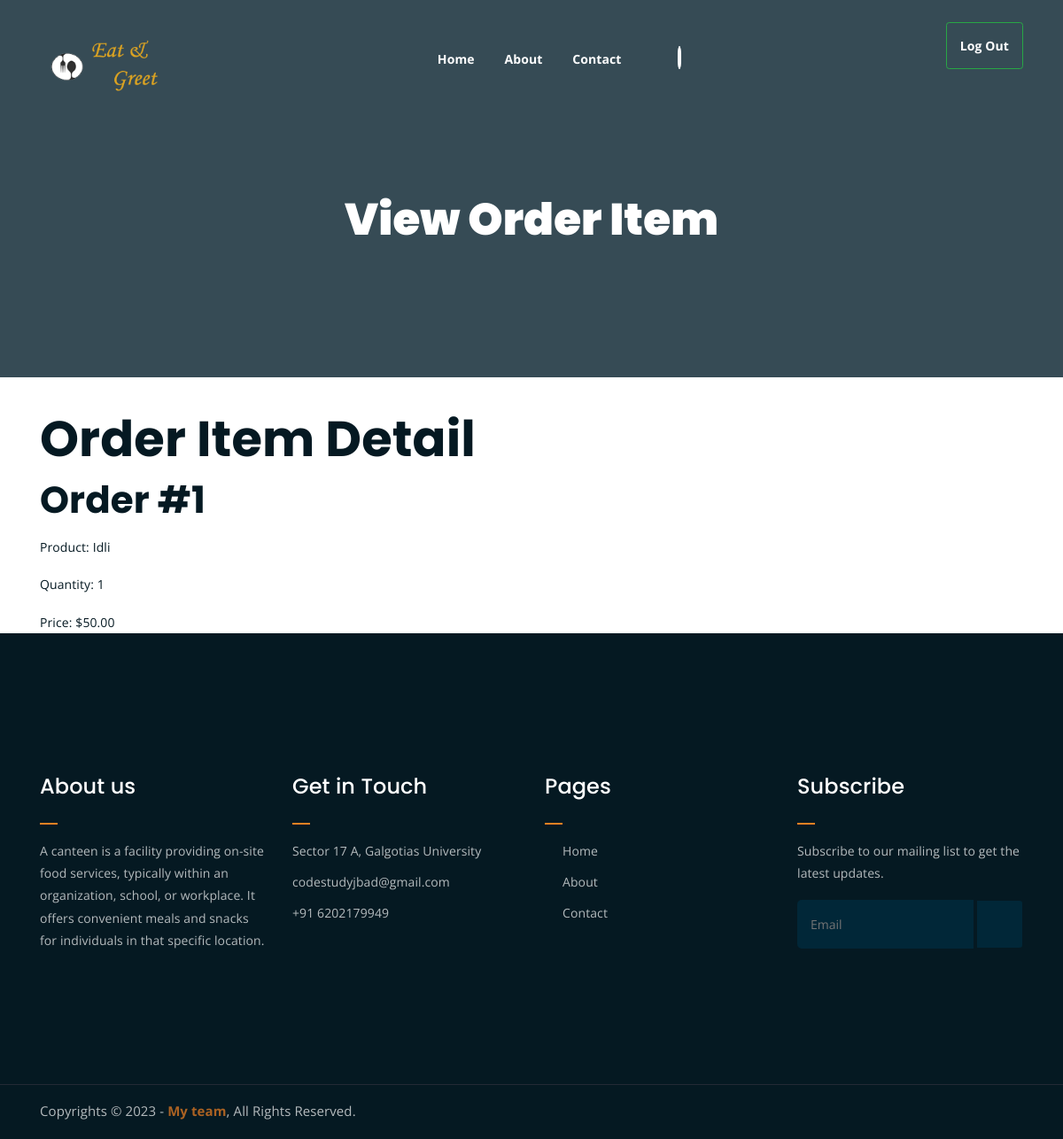
The app's page /view_order_list/1 (signed in) with its own data.
### BackEnd/models.py (models this page shows, shortened)
class OrderItem(models.Model):
    order = models.ForeignKey('Order', on_delete=models.CASCADE)
    product = models.ForeignKey(Product, on_delete=models.CASCADE)
    quantity = models.IntegerField()
    price = models.DecimalField(max_digits=10, decimal_places=2)

class Order(models.Model):
    PENDING = 'Pending'
    PROCESSING = 'Processing'
    SHIPPED = 'Shipped'
    DELIVERED = 'Delivered'
    CANCELED = 'Canceled'
    STATUS_CHOICES = [
        (PENDING, 'Pending'),
        (PROCESSING, 'Processing'),
        (SHIPPED, 'Shipped'),
        (DELIVERED, 'Delivered'),
        (CANCELED, 'Canceled'),
    ]
    user = models.ForeignKey(User, on_delete=models.CASCADE)
    shipping_address = models.ForeignKey(AddAddress, on_delete=models.CASCADE)
    payment_method = models.CharField(max_length=255)  # You may want to use choices for payment methods
    status = models.CharField(max_length=20, choices=STATUS_CHOICES, default=PENDING)
    total_price = models.DecimalField(max_digits=10, decimal_places=2)
    created_at = models.DateTimeField(auto_now_add=True)

class Product(models.Model):
    cname=models.ForeignKey(AddCate,related_name='categories',on_delete=models.CASCADE)
    week=models.CharField(max_length=100)
    img=CloudinaryField('img')
    fname=models.CharField(max_length=500)
    desc=models.TextField()
    price=models.IntegerField(null=True,blank=True)
    quantity=models.IntegerField(null=True,blank=True)

### FrontEnd/views.py (the view)
# urls.py: path('view_order_list/<int:order_item_id>', view_order_list, name='view_order_list'),
@login_required(login_url="/front/login/")
def view_order_list(request,order_item_id):
    order_item = get_object_or_404(OrderItem, id=order_item_id)
    return render(request, 'Front1/vieworderlist.html', {'order_item': order_item,})

### FrontEnd/templates/Front1/vieworderlist.html (shortened to what this page needs)
{% extends "Front1/base.html" %}
{% block start %}
	<div class="breadcrumb-section breadcrumb-bg">
		<div class="container">
			<div class="row">
				<div class="col-lg-8 offset-lg-2 text-center">
					<div class="breadcrumb-text">
						<h1>View Order Item</h1>
					</div>
				</div>
			</div>
		</div>
	</div>
<div class="container mt-5">
    <h1>Order Item Detail</h1>
    <div>
      <h2>Order #{{ order_item.order.id }}</h2>
      <p>Product: {{ order_item.product.fname }}</p>
      <p>Quantity: {{ order_item.quantity }}</p>
      <p>Price: ${{ order_item.price }}</p>
    </div>
</div>
{% endblock %}

### FrontEnd/static/assets/css/main.css (style rules this page uses)
html { font-size: 14px; font-weight: 400; line-height: 28px; height: 100%; }
body { font-family: "Open Sans", sans-serif; font-weight: 400; font-size: 1rem; letter-spacing: 0.1px; line-height: 1.8; color: #051922; overflow-x: hidden; }
h1, .h1, h2, .h2, h3, .h3, h4, .h4, h5, .h5, h6, .h6 { font-family: "Poppins", sans-serif; font-weight: 700; margin: 0 0 1.25rem 0; color: #051922; }
h1:last-child, .h1:last-child, h2:last-child, .h2:last-child, h3:last-child, .h3:last-child, h4:last-child, .h4:last-child, h5:last-child, .h5:last-child, h6:last-child, .h6:last-child { margin: 0; }
h1, .h1 { font-size: 4rem; font-weight: 700; line-height: 4rem; }
h2, .h2 { font-size: 3rem; font-weight: 700; line-height: 3.25rem; }
p { font-family: "Open Sans", sans-serif; font-weight: 400; font-size: 1rem; letter-spacing: 0.1px; line-height: 1.8; color: #051922; margin: 0 0 1.25rem 0; }
p:last-child { margin: 0; }
.breadcrumb-bg { background-image: url(../img/breadcrumb-bg.jpg); }
.breadcrumb-text h1 { font-size: 50px; font-weight: 900; color: #fff; margin: 0; margin-top: 20px; }
.breadcrumb-section { padding: 150px 0; background-size: cover; background-position: center center; position: relative; z-index: 1; background-attachment: fixed; padding-top: 200px; }
.breadcrumb-section:after { position: absolute; left: 0; top: 0; width: 100%; height: 100%; content: ""; background-color: #07212e; z-index: -1; opacity: 0.8; }
html, body { height: 100%; }

### records on screen
OrderItem: order.id "1", product.fname "Idli", quantity "1", price "50.00"
